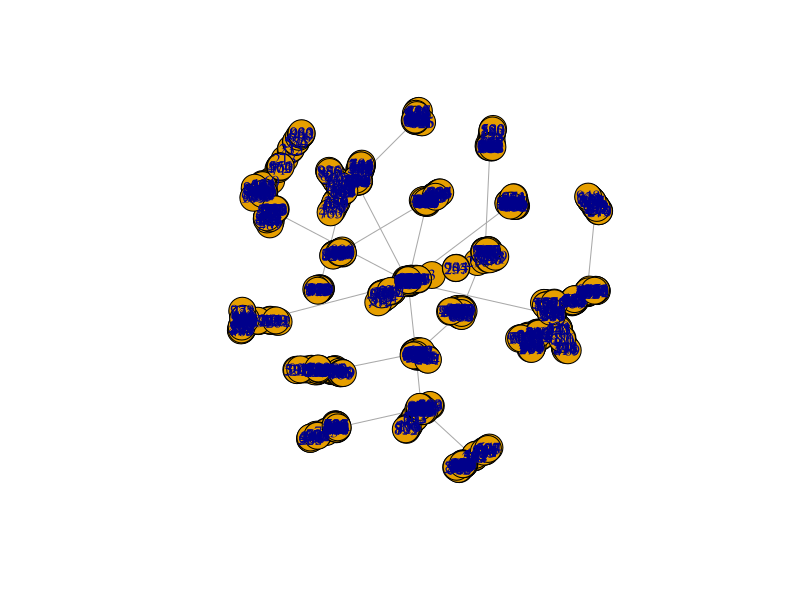

R code for this plot:

library(igraph)
#decompose the graph into separate components with
g <- barabasi.game(1000,directed=FALSE)
graphs <- decompose.graph(g)
#assign some vertex ids as vertex attributes so that one can keep track of which vertex #is n which component
V(g)$label <- seq(vcount(g))
#plot the largest component--GCC
largest <- which.max(sapply(graphs, vcount))
plot(graphs[[largest]])